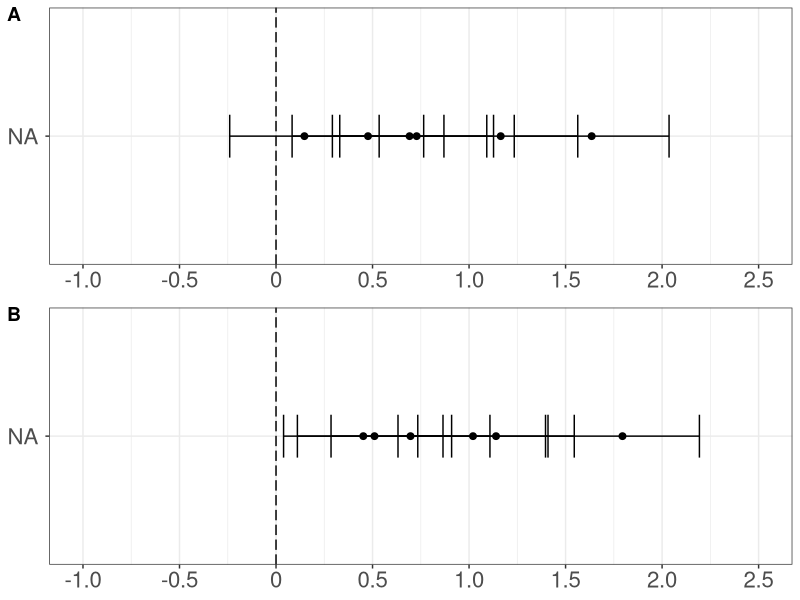
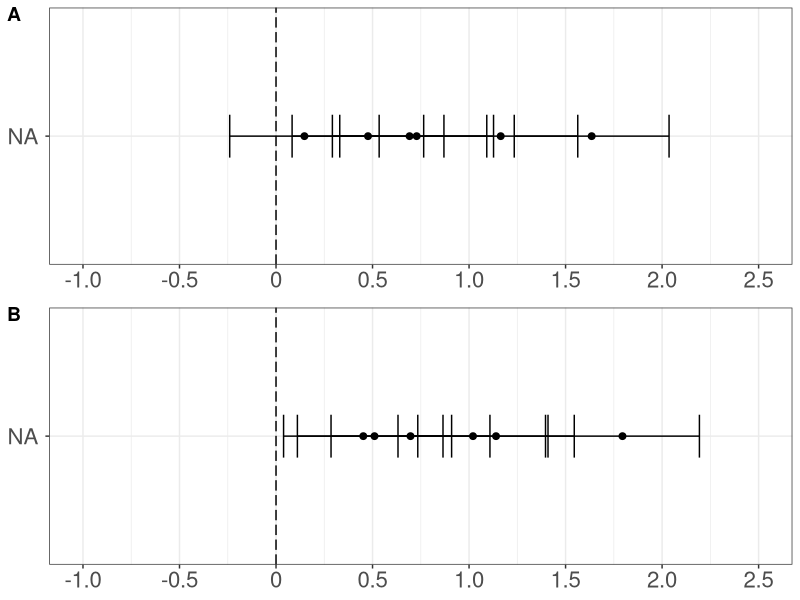

These charts were generated, in order, by the following R code:

## Anonymous
# America's Racial Framework of Superiority and Americanness Embedded in Natural Language

## Script date: 27 Dec 2023

# Install and load packages ----------------------------------------------------

if(!require("tidyverse")){install.packages("tidyverse", dependencies = TRUE); require("tidyverse")}
if(!require("ggplot2")){install.packages("ggplot2", dependencies = TRUE); require("ggplot2")}
if(!require("ggpubr")){install.packages("ggpubr", dependencies = TRUE); require("ggpubr")}

# Import the dataset -----------------------------------------------------------

# Import WEAT results
setwd("Results")

# Change below line of code to test different threshold values to compile names
weat_table = read.csv('weat_results_70.csv')
# weat_table = read.csv('weat_results_60.csv')
# weat_table = read.csv('weat_results_7020.csv')

# Filter WEAT results in the superiority dimension
superior_table <- weat_table %>% 
  filter(dimensions == "Superiority") %>%
  mutate(groups = factor(groups, levels = c("Black v. Hispanic people",
                                            "Asian v. Hispanic people",
                                            "Asian v. Black people",
                                            "White v. Hispanic people",
                                            "White v. Asian people",
                                            "White v. Black people")))

# Filter WEAT results in the Americanness dimension
american_table <- weat_table %>% 
  filter(dimensions == "Americanness") %>%
  mutate(groups = factor(groups, levels = c("Asian v. Hispanic people",
                                            "Black v. Hispanic people",
                                            "Black v. Asian people",
                                            "White v. Hispanic people",
                                            "White v. Asian people",
                                            "White v. Black people")))

# Generate forest plots for each dimension -------------------------------------

# Change working directory to Plots
setwd("../Plots")

superior_plot <- ggplot(superior_table, aes(x = effect, y = groups, xmin = lower, xmax = upper)) +
  geom_vline(xintercept = 0, linetype = "longdash") + 
  scale_x_continuous(limits = c(-1, 2.5),
                     breaks = c(-1.0, -0.5, 0, 0.5, 1.0, 1.5, 2.0, 2.5),
                     labels = c('-1.0', '-0.5', '0', '0.5', '1.0', '1.5', '2.0', '2.5')) + 
  geom_point(size = 2) +
  geom_errorbarh(height = .2) + 
  theme_bw() + 
  theme(plot.title = element_text(size = 16, hjust = 0.5),
        axis.title.x = element_blank(),
        axis.text.x = element_text(size = 16),
        axis.title.y = element_blank(),
        axis.text.y = element_text(size = 16, margin = margin(r = 5)))

american_plot <- ggplot(american_table, aes(x = effect, y = groups, xmin = lower, xmax = upper)) +
  geom_vline(xintercept = 0, linetype = "longdash") + 
  scale_x_continuous(limits = c(-1, 2.5),
                     breaks = c(-1.0, -0.5, 0, 0.5, 1.0, 1.5, 2.0, 2.5),
                     labels = c('-1.0', '-0.5', '0', '0.5', '1.0', '1.5', '2.0', '2.5')) + 
  geom_point(size = 2) +
  geom_errorbarh(height = .2) + 
  theme_bw() + 
  theme(plot.title = element_text(size = 16, hjust = 0.5),
        axis.title.x = element_blank(),
        axis.text.x = element_text(size = 16),
        axis.title.y = element_blank(),
        axis.text.y = element_text(size = 16, margin = margin(r = 5)))

# Place them on a single grid and label them -----------------------------------

ggarrange(superior_plot, american_plot, nrow = 2, labels = c("A", "B"))

# Change below line of code to plot results using group word stimuli 
# compiled using different threshold values
ggsave(file = "weat_70.pdf", width = 10, height = 6, dpi = "retina")
# ggsave(file = "weat_60.pdf", width = 10, height = 6, dpi = "retina")
# ggsave(file = "weat_7020.pdf", width = 10, height = 6, dpi = "retina")
